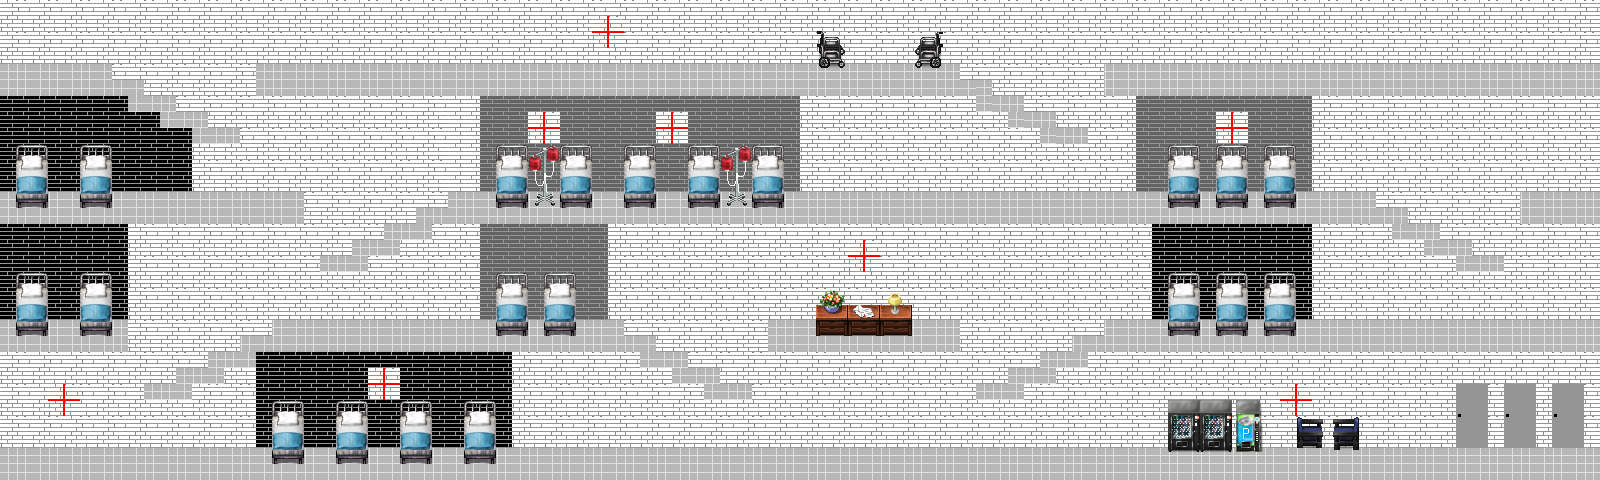

A 2D game scene composited from a Tiled map and its tileset images. What follows is a short description and the map's XML, with each tile layer's data collapsed to a summary:
An orthogonal 100x30 tile map with 16x16 px tiles, 3 tile layers (Wall, FloorTiles, Furniture), 8 tilesets and 97 objects.

<map version="1.2" tiledversion="1.2.1" orientation="orthogonal" renderorder="right-down" width="100" height="30" tilewidth="16" tileheight="16" infinite="0" nextlayerid="13" nextobjectid="146">
 <tileset firstgid="1" name="Furniture" tilewidth="16" tileheight="16" tilecount="1024" columns="32">
  <image source="HospitalLevel/HospitalLevel/Furniture.png" width="512" height="512" />
 </tileset>
 <tileset firstgid="1025" name="WallTile" tilewidth="16" tileheight="16" tilecount="4" columns="2">
  <image source="HospitalLevel/HospitalLevel/WallTile.png" width="32" height="32" />
 </tileset>
 <tileset firstgid="1029" name="FloorTile" tilewidth="16" tileheight="16" tilecount="4" columns="2">
  <image source="HospitalLevel/HospitalLevel/FloorTile.png" width="32" height="32" />
 </tileset>
 <tileset firstgid="1033" name="WallTileHospitalSign" tilewidth="16" tileheight="16" tilecount="4" columns="2">
  <image source="HospitalLevel/HospitalLevel/WallTileHospitalSign.png" width="32" height="32" />
 </tileset>
 <tileset firstgid="1037" name="door1" tilewidth="16" tileheight="16" tilecount="4" columns="2">
  <image source="HospitalLevel/HospitalLevel/door1.png" width="32" height="32" />
 </tileset>
 <tileset firstgid="1041" name="door2" tilewidth="16" tileheight="16" tilecount="4" columns="2">
  <image source="HospitalLevel/HospitalLevel/door2.png" width="32" height="32" />
 </tileset>
 <tileset firstgid="1045" name="WallTile1" tilewidth="16" tileheight="16" tilecount="4" columns="2">
  <image source="HospitalLevel/HospitalLevel/WallTile1.png" width="32" height="32" />
 </tileset>
 <tileset firstgid="1049" name="WallTile2" tilewidth="16" tileheight="16" tilecount="4" columns="2">
  <image source="HospitalLevel/HospitalLevel/WallTile2.png" width="32" height="32" />
 </tileset>
 <layer id="1" name="Wall" width="100" height="30">
  <data>[3000 cells, 3000 non-empty, 6 distinct tile ids]</data>
 </layer>
 <objectgroup id="11" name="EnemySpawn">
  <object id="99" x="112" y="400" width="16" height="16" />
  <object id="100" x="80" y="288" width="16" height="16" />
  <object id="102" x="64" y="32" width="16" height="16" />
  <object id="103" x="288" y="32" width="16" height="16" />
  <object id="105" x="752" y="32" width="16" height="16" />
  <object id="106" x="976" y="144" width="16" height="16" />
  <object id="107" x="1232" y="32" width="16" height="16" />
  <object id="109" x="1316.5" y="174" />
 </objectgroup>
 <layer id="2" name="FloorTiles" width="100" height="30">
  <data>[3000 cells, 751 non-empty, 4 distinct tile ids]</data>
 </layer>
 <layer id="3" name="Furniture" width="100" height="30">
  <data>[3000 cells, 306 non-empty, 81 distinct tile ids]</data>
 </layer>
 <objectgroup id="4" name="Floor">
  <object id="1" x="1" y="1" width="8" height="447" />
  <object id="2" x="1594" y="0" width="6" height="447" />
  <object id="3" x="1" y="447" width="1596" height="16" />
  <object id="5" x="1" y="319" width="126" height="16" />
  <object id="6" x="2" y="192" width="302" height="30" />
  <object id="7" x="1" y="64" width="109" height="31" />
  <object id="8" x="96" y="80" width="47.8" height="16" />
  <object id="9" x="128" y="96" width="47.6" height="15.4" />
  <object id="10" x="159.8" y="111.6" width="48" height="16" />
  <object id="11" x="191.6" y="127" width="48.2" height="17.2" />
  <object id="12" x="144" y="384" width="47.8" height="16" />
  <object id="13" x="176" y="368" width="48" height="16.2" />
  <object id="14" x="208" y="352" width="47.8" height="16.2" />
  <object id="15" x="240" y="336" width="48" height="16.2" />
  <object id="17" x="271.8" y="319.8" width="351.8" height="30" />
  <object id="18" x="608" y="335.6" width="48" height="16" />
  <object id="20" x="639.8" y="351.6" width="48" height="16.4" />
  <object id="21" x="672" y="368" width="48" height="15.8" />
  <object id="22" x="703.8" y="383.8" width="48.2" height="16" />
  <object id="24" x="767.8" y="320" width="192.2" height="31.2" />
  <object id="25" x="976" y="384" width="48" height="15.6" />
  <object id="26" x="1008" y="368" width="47.8" height="16.2" />
  <object id="27" x="1040" y="351.8" width="48" height="16.2" />
  <object id="28" x="1072" y="336" width="47.8" height="15.8" />
  <object id="29" x="1103.8" y="319.8" width="495.8" height="29.2" />
  <object id="31" x="320" y="256.2" width="47.8" height="15.8" />
  <object id="32" x="352" y="240.2" width="48.2" height="15.8" />
  <object id="33" x="384" y="223.6" width="47.6" height="16.8" />
  <object id="34" x="416" y="208" width="47.8" height="16" />
  <object id="35" x="448" y="194" width="927.8" height="29.8" />
  <object id="36" x="1360" y="208" width="48" height="15.6" />
  <object id="37" x="1391.8" y="223.6" width="47.8" height="16.4" />
  <object id="38" x="1424.2" y="240" width="48" height="15.8" />
  <object id="39" x="1455.8" y="255.8" width="48" height="15.6" />
  <object id="40" x="1520" y="191.6" width="80" height="29" />
  <object id="41" x="256" y="64" width="703.8" height="28.6" />
  <object id="42" x="943.6" y="79.4" width="48.2" height="16" />
  <object id="43" x="975.8" y="95.6" width="48" height="16.4" />
  <object id="44" x="1008" y="112" width="48.4" height="16.2" />
  <object id="54" x="1040" y="127" width="48" height="18" />
  <object id="55" x="1103" y="63" width="496" height="30" />
  <object id="142" x="0" y="0" width="1600" />
 </objectgroup>
 <objectgroup id="12" name="Boundary">
  <object id="111" x="112" y="48" height="16" />
  <object id="112" x="16" y="48" height="16" />
  <object id="113" x="256" y="48" height="16" />
  <object id="114" x="16" y="176" height="16" />
  <object id="115" x="304" y="176" height="16" />
  <object id="116" x="448" y="176" height="16" />
  <object id="117" x="272" y="304" height="16" />
  <object id="118" x="64" y="432" height="16" />
  <object id="119" x="272" y="432" height="16" />
  <object id="120" x="448" y="432" height="16" />
  <object id="121" x="736" y="432" height="16" />
  <object id="122" x="624" y="304" height="16" />
  <object id="123" x="720" y="176" height="16" />
  <object id="124" x="1040" y="176" height="16" />
  <object id="125" x="1376" y="176" height="16" />
  <object id="126" x="1104" y="304" height="16" />
  <object id="127" x="960" y="304" height="16" />
  <object id="128" x="768" y="304" height="16" />
  <object id="129" x="1072" y="432" height="16" />
  <object id="130" x="1392" y="416" height="16" />
  <object id="131" x="1392" y="432" height="16" />
  <object id="132" x="1504" y="304" height="16" />
  <object id="133" x="1520" y="176" height="16" />
  <object id="134" x="1104" y="48" height="16" />
  <object id="135" x="1488" y="48" height="16" />
  <object id="136" x="1088" y="112" height="16" />
  <object id="137" x="960" y="48" height="16" />
  <object id="138" x="592" y="48" height="16" />
  <object id="144" x="128" y="304" height="16" />
  <object id="145" x="16" y="304" height="16" />
 </objectgroup>
 <objectgroup id="6" name="FriendlySpawn" offsetx="0" offsety="-9.33333">
  <object id="75" x="218" y="436" />
  <object id="77" x="1252" y="192" />
  <object id="80" x="960" y="436" />
  <object id="81" x="1321" y="436" />
  <object id="83" x="1449" y="307" />
  <object id="84" x="537" y="309" />
  <object id="85" x="449" y="308" />
  <object id="87" x="137" y="181" />
  <object id="88" x="469" y="52" />
  <object id="89" x="827" y="181" />
  <object id="90" x="1336" y="53" />
 </objectgroup>
 <objectgroup id="7" name="PlayerSpawn">
  <object id="97" x="16" y="400" width="16" height="16" />
 </objectgroup>
 <objectgroup id="8" name="LevelTransition1">
  <object id="92" x="1577.5" y="475.8" width="0.1" height="0.1" />
  </objectgroup>
 <objectgroup id="9" name="LevelTransition2">
  <!-- 3 objects omitted --></objectgroup>
 <objectgroup id="10" name="LevelTransition">
  <!-- 2 objects omitted --></objectgroup>
</map>
<!-- 4 of 97 objects omitted -->
